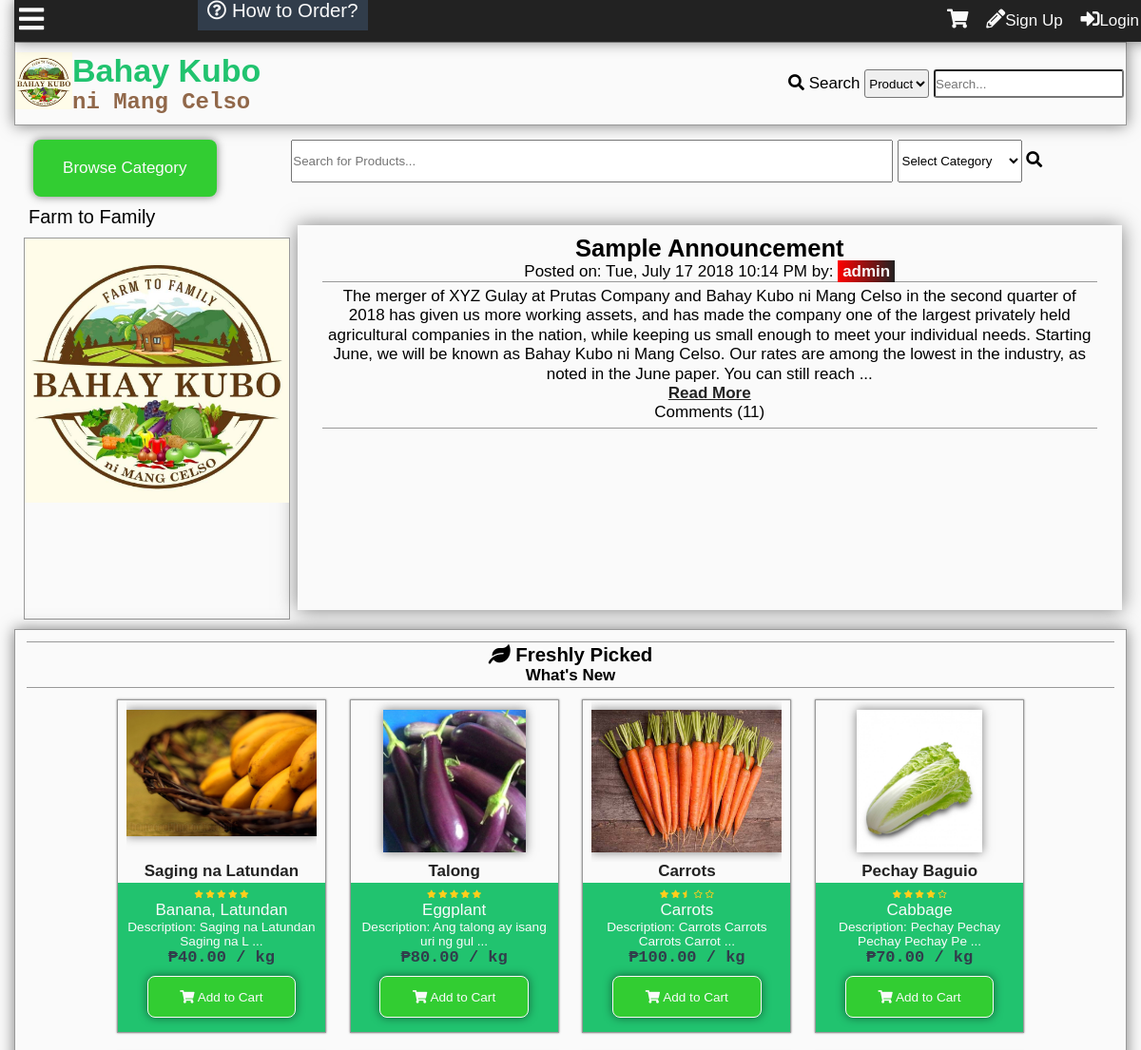
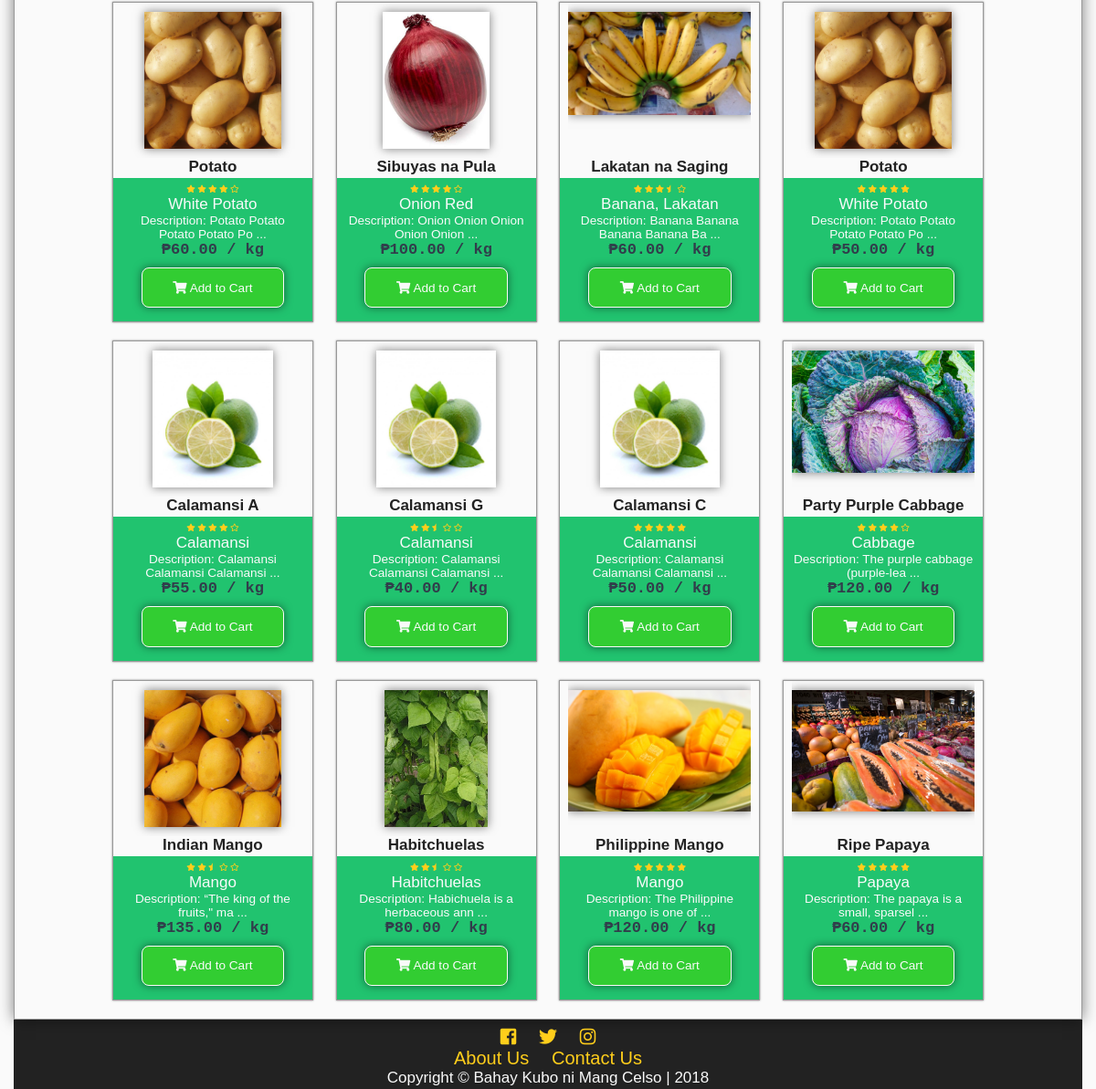
The page / on the database its author committed (2 pictures, top to bottom).
### tables this page shows
CREATE TABLE `tblannouncement` (
  `announceid` int(11) NOT NULL,
  `title` varchar(100) NOT NULL,
  `content` text NOT NULL,
  `datecreated` datetime DEFAULT NULL,
  `author` int(11) NOT NULL
);

CREATE TABLE `tbluser` (
  `userid` int(11) NOT NULL,
  `username` varchar(100) NOT NULL,
  `password` varchar(100) NOT NULL,
  `firstname` varchar(100) NOT NULL,
  `middlename` varchar(100) NOT NULL,
  `lastname` varchar(100) NOT NULL,
  `birthday` varchar(20) NOT NULL,
  `datecreated` timestamp NOT NULL DEFAULT '0000-00-00 00:00:00',
  `email` varchar(100) NOT NULL,
  `website` varchar(255) NOT NULL,
  `location` varchar(255) NOT NULL,
  `usertypeid` int(11) NOT NULL,
  `access` int(11) NOT NULL,
  `imgpath` varchar(200) NOT NULL,
  `bio` text NOT NULL,
  `is_show_email` tinyint(1) NOT NULL,
  `gender` int(11) NOT NULL,
  `lastupdate` timestamp NOT NULL DEFAULT '0000-00-00 00:00:00',
  `lastonline` timestamp NOT NULL DEFAULT '0000-00-00 00:00:00',
  `profileviews` int(11) NOT NULL
);

CREATE TABLE `tblproduct` (
  `productid` int(11) NOT NULL,
  `categoryid` int(11) NOT NULL,
  `productname` varchar(100) NOT NULL,
  `description` mediumtext NOT NULL,
  `farmid` int(11) NOT NULL,
  `userid` int(11) NOT NULL,
  `dateposted` datetime DEFAULT NULL,
  `price` decimal(10,2) NOT NULL,
  `img` varchar(200) NOT NULL,
  `view` int(11) NOT NULL,
  `rating` decimal(10,2) NOT NULL,
  `is_approved` tinyint(1) NOT NULL,
  `is_available` int(11) NOT NULL
);

CREATE TABLE `tblcategory` (
  `categoryid` int(11) NOT NULL,
  `category` varchar(100) NOT NULL,
  `status` int(11) NOT NULL,
  `low` decimal(10,2) NOT NULL,
  `high` decimal(10,2) NOT NULL,
  `prevailing` decimal(10,2) NOT NULL
);

### index.php (the view, shortened to what this page needs)
<?php
	include'functions.php';
	require_once'connection.php';
?>
<!DOCTYPE html>
<html lang="en">
<head>
  	<link rel="stylesheet" href="css/style.css">
  	<link rel="stylesheet" href="css/fontawesome-all.css">
</head>
<body onscroll="scrollOpacity()">
	<div class="main-container">
	<?php
		addheader();
	?>
		<div class="main-search">
			<div id="browse-category" onclick="showCategory()">Browse Category
			</div>
			<form action="searchproduct.php" method="get" id="main-search-form">
				<div>
					<input type="text" name="search" id="main-search" autocomplete="off" placeholder="Search for Products..." onkeyup="searchProduct()">
					<select  id="main-select" name="select">
						<option disabled selected>Select Category</option>
					</select>
					<i class="fas fa-search"></i>
				</div>
			</form>
		</div>
		<div class="main-content">
			<div class="main-content-grid">
				<div class="announcement">
<?php
$sql="SELECT announceid,title,content,t1.datecreated,author,username FROM tblannouncement AS t1
LEFT JOIN tbluser
	ON userid = author
ORDER BY announceid DESC
LIMIT 1";
$result= $conn->query($sql);
$row=$result->fetch_object();
	$announceid = $row->announceid;
	$title = $row->title;
	$content = $row->content;
	$date = date('D, F j Y g:i A',strtotime($row->datecreated));
	$userid = $row->author;
	$author = $row->username;
	echo '<h2 id="announcement-title">'.$title.'</h2>
	<p>Posted on: '.$date.' by: <a href="profile.php?id='.$userid.'">'.$author.'</a></p>
	<div class="announce-content">'.substr(nl2br($content), 0, 450);
	if(strlen($content) > 450 ){
		echo'...';
	}
	echo'<br>
		<a class="center" id="announcement-comment" href="announcement.php">Read More</a>';
$sql = "SELECT commentannid FROM tblcommentann WHERE announceid = '$announceid'";
$result= $conn->query($sql);
$comments = $result->num_rows;
echo'<p>Comments ('.number_format($comments).')</p>
		</div>
		';
?>
				</div>
				<div class="advertisement">
					<a href="about.php">
					<div class="advertisement-inner">
						<img src="img/logo.jpg" alt="advertisement">
					</div>
					</a>
				</div>
				<div class="content-body">
					<h2><i class="fas fa-leaf"></i> Freshly Picked<br>
					<small>What's New</small></h2>
<?php
$sql = "SELECT productid,category, productname, description, farmname, username, dateposted, price, img, rating FROM tblproduct as t1
LEFT JOIN tblcategory as t2
	ON t1.categoryid = t2.categoryid
LEFT JOIN tbluser as t3
	ON t1.userid = t3.userid
LEFT JOIN tblfarm as t4
	ON t1.farmid = t4.farmid
WHERE is_approved = 1 AND is_available = 1
ORDER BY dateposted DESC
LIMIT 16";
$result = $conn->query($sql);
while($row = $result->fetch_object()){
	$id = $row->productid;
	$category = $row->category;
	$product = $row->productname;
	$desc = $row->description;
	$price = $row->price;
	$img = $row->img;
	$rating = $row->rating;
	echo'
	<div class="product">
	<a href="product.php?id='.$id.'">
	<div class="product-img-wrap">
		<img src="'.$img.'" alt="Product Image">
	</div>
	<p class="product-title">'.$product.'</p>
	</a>
	<div class="product-content">
	<a href="product.php?id='.$id.'">
	<p>';
	starsystem($rating);
	echo'
	</p>
	<p class="product-category">'.$category.'</p>
	<p class="product-desc">Description: '.substr($desc,0,30).' ...</p>
	</a>
	<p class="product-price">₱'.number_format($price,2).' / kg</p>
	<div class="add-to-cart" value="'.$id.'" onclick="addThistoCart(this)"><i class="fas fa-shopping-cart"></i> Add to Cart</div>
	</div>
	</div>';
}
?>
				</div>
		</div>
		<?php
			addfooter();
		?>
	</div>
</body>
</html>

### functions.php (shortened to what this page needs)
<?php
function addheader(){
	echo'<header id="main-header">
			<div class="grid-header">
				<div class="box1">
					<a href="index.php">
						<div class="logo">
							<img src="img/logo.jpg">
						</div>
						<div id="header-text">
						<h1 id="first-text">Bahay Kubo</h1><br>
							<h2 id="second-text"> ni Mang Celso</h2>
						</div>
					</a>
				</div>
				<div class="box2">';
						search_function();
				echo'</div>
				<div class="modal2">
				</div>
				<div id="search-dropdown">
				</div>
			</div>
		</header>
		<div class="subheader">
			<div class="subgrid">
				<div class="svg">
					<p class="open-slide" onclick="openSlideMenu()">
						<i class="fas fa-bars"></i>
					</p>
				</div>
				<div class="nav">
					<a id="How-to" href="about.php#how-to-order"><i class="far fa-question-circle"></i> How to Order?</a>
				</div>
				<div class="profile-grid">';
						session_button();
				echo'</div>
			</div>
		</div>
	';
}
function addfooter(){
	echo'<footer id="main-footer">
			<div class="container">
				<a target="_blank" title="Like us on Facebook" href="https://www.facebook.com/BahayKuboniMangCelso/?ref=page_internal"><i class="fab fa-facebook-square"></i></a>
				<a target="_blank" title="Follow us on Twitter" href="https://twitter.com/"><i class="fab fa-twitter"></i></a>
				<a target="_blank" title="Follow us on Instagram" href="https://www.instagram.com/?hl=ens"><i class="fab fa-instagram"></i></a>
				<p><a href="about.php">About Us</a>
				<a href="contact.php">Contact Us</a>
				</p>
				<p>Copyright &copy; <span id="company">Bahay Kubo ni Mang Celso</span> | 2018</p>
			</div>
		</footer>';
}
function session_button(){
	$conn = mysqli_connect ("localhost", "root", "", "itsproject");
	echo '<div id="top-total" onmouseover="showCartPanel()">';
	echo'</div>
	<div id="cart-panel" onmouseleave="hideCartPanel()">
		<h1 onclick="hideCartPanel()" class="close-heading">Shopping Cart <i style="float:right; padding-right:10px" class="fas fa-times"></i></h1>
		<div id="shopping-cart-content"></div>
	</div>
	<i class="fas fa-shopping-cart button" onmouseover="showCartPanel()"></i>';
	if(isset($_SESSION['id'])){
	$id=$_SESSION['id'];
		$sql="SELECT imgpath FROM tbluser WHERE userid=".$id."";
		$result=$conn->query($sql);
		$row=$result->fetch_object();
		$tn_image=$row->imgpath;
		if($tn_image==''){
			$tn_image='img/default.png';
		}
$sql="SELECT pmid FROM tblpm WHERE receiverid='$id' AND checked=0 GROUP BY senderid";
$result=$conn->query($sql);
$count=$result->num_rows;
		echo'<a class="button" title="Check your messages" href="inbox.php?id='.$_SESSION["id"].'"><i class="far fa-envelope"></i><span id="pmnum">'.$count.'</span></a>';
$sql="SELECT notifid FROM tblnotif
	WHERE receiverid='$id' and checked=0
	";
$result=$conn->query($sql);
$count=$result->num_rows;
		echo'<a class="button" id="notifbtn" title="Check your notifications" onclick="toggleNotif()""><i class="far fa-bell"></i><span id="notifnum">'.$count.'</span></a>
		<a class="button" href=profile.php?id='.$_SESSION['id'].'>
		'.$_SESSION["name"].'\'s Profile<div class="top-tn"><img src="'.$tn_image.'""></div></a>';
		echo'<div id="notifdrop">
		Notifications
		<ul>';
$sql="SELECT notifid,tblnotif.userid,username,imgpath,receiverid,notifdate,notiftype,checked,details,details2 FROM tblnotif
	LEFT JOIN tbluser
		ON tblnotif.userid=tbluser.userid
	WHERE receiverid='$id'
	ORDER BY notifid DESC
	LIMIT 10";
$result=$conn->query($sql);
$count=$result->num_rows;
if($count==0){
	echo'<li>No notifications yet...</li>';
}else{
while($rows=$result->fetch_object())
{
$nid=$rows->notifid;
$uid=$rows->userid;
$uname=$rows->username;
$rid=$rows->receiverid;
$date=time_elapsed_string($rows->notifdate);
$type=$rows->notiftype;
$imgpath=$rows->imgpath;
$uname=$rows->username;
$details=$rows->details;
$details2=$rows->details2;
if(!$imgpath){
	$imgpath='img/default.png';
}
if($type==1){
	echo'<li><div class="comment-tn">
				<img src="'.$imgpath.'">
			</div> <a class="n1" href="profile.php?id='.$uid.'">'.$uname.'</a> <a class="n2" href="profile.php?id='.$_SESSION['id'].'#comment'.$details.'"> has commented on your profile '.$date.'</a></li>';
} else if($type==2){
	if ($details2==1){
	echo'<li><div class="comment-tn">
				<img src="'.$imgpath.'">
			</div>
			 <a class="n1" href="profile.php?id='.$uid.'">'.$uname.'</a> has sent a friend request '.$date.'<br>
		<div id="fr-'.$nid.'"><a class="fr-yes" onclick="friendyes(this)" value="'.$nid.'">Yes</a> <a class="fr-no" onclick="friendno(this)" value="'.$nid.'">No</a>
		</div>
		</li>';
	} else if($details2==2){
		echo'<li><div class="comment-tn">
				<img src="'.$imgpath.'">
			</div>
			 <a class="n1" href="profile.php?id='.$uid.'">'.$uname.'</a> has sent a friend request '.$date.'<br>
		<div id="fr-'.$nid.'">
			Request Accepted
		</div>
		</li>';
	} else if($details2==3){
		echo'<li><div class="comment-tn">
				<img src="'.$imgpath.'">
			</div>
			 <a class="n1" href="profile.php?id='.$uid.'">'.$uname.'</a> has sent a friend request '.$date.'<br>
		<div id="fr-'.$nid.'">
			Request Denied
		</div>
		</li>';
	}
}else if ($type==3){
	echo'<li><i class="fas fa-ban banned"></i> Sorry, your profile picture has been removed.<br>
	Please read the rules and guidelines.</li>';
}
}
}
		echo'<center><a id="seeallnotif" href="notification.php">See all notifications</a></center>
		</ul>
		</div>';
	}else{
		echo'<div id="notifnum"></div><div id="pmnum"></div>
		<a href ="register.php" class="button"><i class="fas fa-pencil-alt"></i></i>Sign Up</a>
		<a id="modalBtn" class="button"><i class="fas fa-sign-in-alt"></i>Login</a>';
	}
}
function search_function(){
	echo'
		<form action="search.php" method="get">
			<i class="fas fa-search"></i>
			<label>Search</label>
			<select name="criteria" id="criteria">
				<option value="1">Product</option>
				<option value="2">User</option>
			</select>
			<input type="text" onkeyup="searchdropdown()" required name="search-text" placeholder="Search..." id="search-text" autocomplete="off">
		</form>
	';
}
function starsystem($percent){
	echo'<div class="star-system" title="'.$percent.'% rating">';
	if($percent>=98){
	echo'
		<i class="fas fa-star"></i>
		<i class="fas fa-star"></i>
		<i class="fas fa-star"></i>
		<i class="fas fa-star"></i>
		<i class="fas fa-star"></i>
	';
	}else if($percent>=75 & $percent<85){
	echo'
		<i class="fas fa-star"></i>
		<i class="fas fa-star"></i>
		<i class="fas fa-star"></i>
		<i class="fas fa-star"></i>
		<i class="far fa-star"></i>
	';
	}else if($percent>=65 & $percent<75){
	echo'
		<i class="fas fa-star"></i>
		<i class="fas fa-star"></i>
		<i class="fas fa-star"></i>
		<i class="fas fa-star-half"></i>
		<i class="far fa-star"></i>
	';
	}else if($percent>=45 & $percent<55){
	echo'
		<i class="fas fa-star"></i>
		<i class="fas fa-star"></i>
		<i class="fas fa-star-half"></i>
		<i class="far fa-star"></i>
		<i class="far fa-star"></i>
	';
	}else if($percent>=35 & $percent<45){
	echo'
		<i class="fas fa-star"></i>
		<i class="fas fa-star"></i>
		<i class="far fa-star"></i>
		<i class="far fa-star"></i>
		<i class="far fa-star"></i>
	';
	}else if($percent>=25 & $percent<35){
	echo'
		<i class="fas fa-star"></i>
		<i class="fas fa-star-half"></i>
		<i class="far fa-star"></i>
		<i class="far fa-star"></i>
		<i class="far fa-star"></i>
	';
	}else if($percent>=15 & $percent<25){
	echo'
		<i class="fas fa-star"></i>
		<i class="far fa-star"></i>
		<i class="far fa-star"></i>
		<i class="far fa-star"></i>
		<i class="far fa-star"></i>
	';
	}else if($percent>=4 & $percent<15){
	echo'
		<i class="fas fa-star-half"></i>
		<i class="far fa-star"></i>
		<i class="far fa-star"></i>
		<i class="far fa-star"></i>
		<i class="far fa-star"></i>
	';
	}else if($percent<4){
	echo'
		<i class="far fa-star"></i>
		<i class="far fa-star"></i>
		<i class="far fa-star"></i>
		<i class="far fa-star"></i>
		<i class="far fa-star"></i>
	';
	}
	echo'</div>';
}

### rows shown on the page
tblannouncement: title "Sample Announcement", datecreated "Tue, July 17 2018 10:14 PM", tbluser.username "admin", content "The merger of XYZ Gulay at Prutas Company and Bahay Kubo ni Mang Celso in the second quarter of 2018 has given us more working assets, and has made the company one of the largest privately held agricultural companies in the nation, while keeping us small enough to meet your individual needs. Starting June, we will be known as Bahay Kubo ni Mang Celso. Our rates are among the lowest in the industry, as noted in the June paper. You can still reach"
tblproduct: img (picture), productname "Saging na Latundan", categoryid.category "Banana, Latundan", description "Saging na Latundan Saging na L", price "40.00", $id 20 (drawn)
tblproduct: img (picture), productname "Talong", categoryid.category "Eggplant", description "Ang talong ay isang uri ng gul", price "80.00", $id 19 (drawn)
tblproduct: img (picture), productname "Carrots", categoryid.category "Carrots", description "Carrots Carrots Carrots Carrot", price "100.00", $id 18 (drawn)
tblproduct: img (picture), productname "Pechay Baguio", categoryid.category "Cabbage", description "Pechay Pechay Pechay Pechay Pe", price "70.00", $id 16 (drawn)
tblproduct: img (picture), productname "Potato", categoryid.category "White Potato", description "Potato Potato Potato Potato Po", price "60.00", $id 15 (drawn)
tblproduct: img (picture), productname "Sibuyas na Pula", categoryid.category "Onion Red", description "Onion Onion Onion Onion Onion", price "100.00", $id 14 (drawn)
tblproduct: img (picture), productname "Lakatan na Saging", categoryid.category "Banana, Lakatan", description "Banana Banana Banana Banana Ba", price "60.00", $id 13 (drawn)
tblproduct: img (picture), productname "Potato", categoryid.category "White Potato", description "Potato Potato Potato Potato Po", price "50.00", $id 12 (drawn)
tblproduct: img (picture), productname "Calamansi A", categoryid.category "Calamansi", description "Calamansi Calamansi Calamansi", price "55.00", $id 11 (drawn)
tblproduct: img (picture), productname "Calamansi G", categoryid.category "Calamansi", description "Calamansi Calamansi Calamansi", price "40.00", $id 10 (drawn)
tblproduct: img (picture), productname "Calamansi C", categoryid.category "Calamansi", description "Calamansi Calamansi Calamansi", price "50.00", $id 9 (drawn)
tblproduct: img (picture), productname "Party Purple Cabbage", categoryid.category "Cabbage", description "The purple cabbage (purple-lea", price "120.00", $id 8 (drawn)
tblproduct: img (picture), productname "Indian Mango", categoryid.category "Mango", description "“The king of the fruits,\" ma", price "135.00", $id 7 (drawn)
tblproduct: img (picture), productname "Habitchuelas", categoryid.category "Habitchuelas", description "Habichuela is a herbaceous ann", price "80.00", $id 6 (drawn)
tblproduct: img (picture), productname "Philippine Mango", categoryid.category "Mango", description "The Philippine mango is one of", price "120.00", $id 5 (drawn)
tblproduct: img (picture), productname "Ripe Papaya", categoryid.category "Papaya", description "The papaya is a small, sparsel", price "60.00", $id 4 (drawn)

### other values the page prints
$comments "11"
